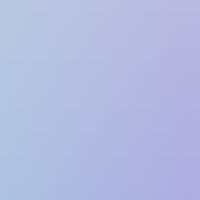
Frame 1 (no input)
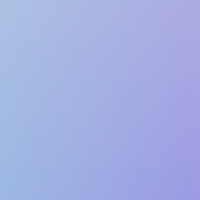
Frame 60 (the mouse pressed at the canvas centre just before this capture)
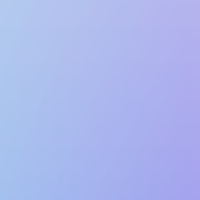
Frame 120 (the mouse held since frame 60 and released just before this capture)

The Processing sketch that drew these frames (run headless with seeded random() and noise(); from frame 60 on, the mouse is pressed at the canvas centre):

// Processing sketch: test_range_color
// ── test_range_color.pde
// Range represents the length of the boxe
float range = 7.0;
float i = 0.0;

float h = random(range/2, 100-range/2);
float s = random(range/2, 100-range/2);
float v = random(range/2, 100-range/2);

void setup() {
  size(200, 200);
  colorMode(HSB, 100, 100, 100);
  h = h-range/2;
  s = s-range/2;
  //frameRate(10);
}

void draw() {
  //background(255);
  for (int j = 0; j< height; j++) {
    for (int k = 0; k < width; k++) {
      stroke(h + j*range/height, s + k * range/width, v + (range/2)*sin(i));
      point(j, k);
    }
  }
  //println(v + (range/2)*sin(i));
  i = i + 0.5;
  //range = mouseY;
}
